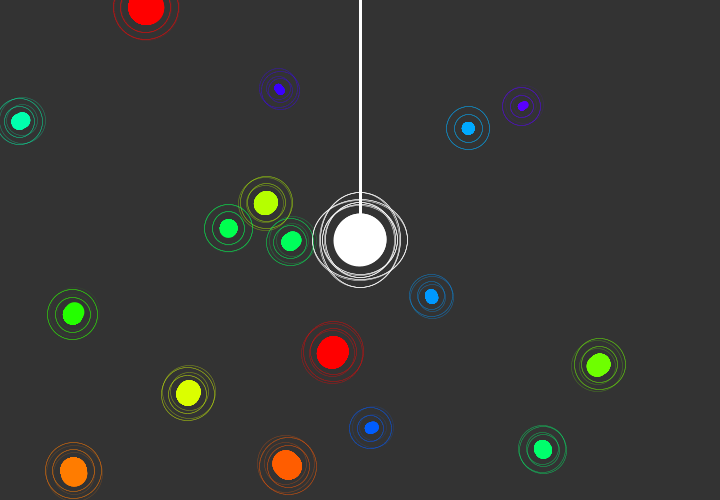
Frame 1 (no input)
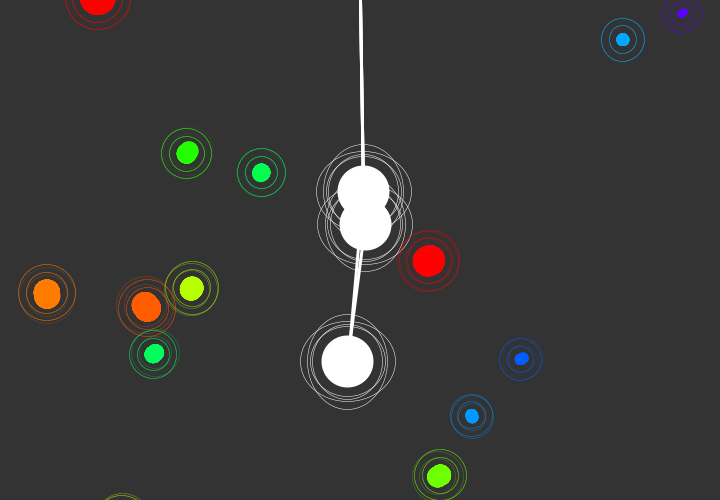
Frame 60 (the mouse pressed at the canvas centre just before this capture)
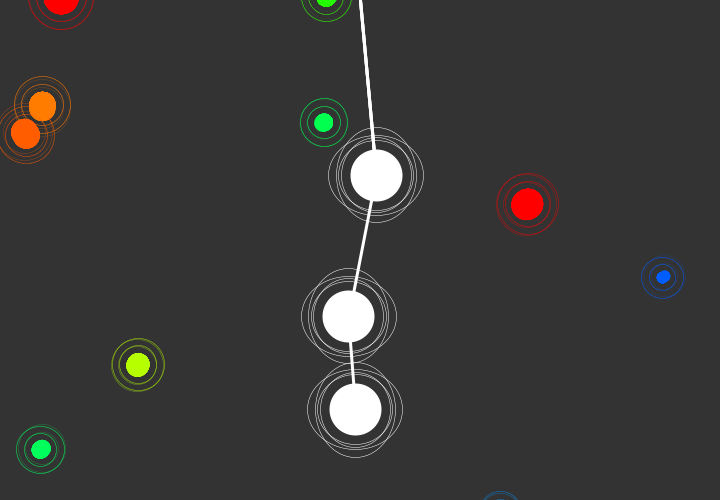
Frame 120 (the mouse held since frame 60 and released just before this capture)

The Processing sketch that drew these frames (run headless with seeded random() and noise(); from frame 60 on, the mouse is pressed at the canvas centre):

// Processing sketch: week8
// ── week8.pde
//Sprint / Pendulum inspired by Daniel Shiffman Nature of Code Chapter 3

float frequency = 0.5;
ArrayList<Circle> circles = new ArrayList<Circle>();
PVector origin;
Mover b;
Mover d;
Mover e;
float restLength;
float restLength2;
float restLength3;

void setup() {
  size(720, 500);
  noStroke();
  colorMode(HSB, 1);
  restLength = 200;
  restLength2 = 100;
  restLength3 = 50;
  origin = new PVector (width/2, 0);
  b = new Mover (width/2, 240);
  d = new Mover(b.pos.x, b.pos.y);
  e = new Mover(d.pos.x, d.pos.y);

  for (int i = 0; i < 20; i++) {
    boolean overlapping = false;
    Circle circle = new Circle(i);
    for (int j = 0; j < circles.size(); j++) {
      Circle other = circles.get(j);
      float d = dist(circle.pos.x, circle.pos.y, other.pos.x, other.pos.y);
      if (d < circle.r + other.r) {
        overlapping = true;
        break;
      }
    }

    if (!overlapping) {
      circles.add(circle);
    }
  }
}

void draw() {
  background(0, 0, 0.2);


  PVector spring = PVector.sub(b.pos, origin);
  float currentLength = spring.mag();
  spring.normalize();
  float k = 0.05;
  float stretch = currentLength - restLength;
  spring.mult(-k * stretch);  
  b.applyForce(spring);
  PVector gravity = new PVector(0, 0.2);
  PVector pen = new PVector (0.1, 0);
  b.applyForce(pen);
  b.applyForce(gravity);
  b.update();
  b.display();


  stroke(1);
  strokeWeight(3);
  line(b.pos.x, b.pos.y, d.pos.x, d.pos.y);
  PVector spring2 = PVector.sub(d.pos, b.pos);
  float currentLength2 = spring2.mag();
  spring2.normalize();
  float k2 = 0.05;
  float stretch2 = currentLength2 - restLength2;
  spring2.mult(-k2 * stretch2);  
  d.applyForce(spring2);
  PVector gravity2 = new PVector(0, 0.2);
  PVector pen2 = new PVector (-0.1, 0);
  d.applyForce(pen2);
  d.applyForce(gravity2);
  d.update();
  d.display();
  
  stroke(1);
  strokeWeight(3);
  line(d.pos.x, d.pos.y, e.pos.x, e.pos.y);
  PVector spring3 = PVector.sub(e.pos, d.pos);
  float currentLength3 = spring3.mag();
  spring3.normalize();
  float k3 = 0.05;
  float stretch3 = currentLength3 - restLength3;
  spring3.mult(-k3 * stretch3);  
  e.applyForce(spring3);
  PVector gravity3 = new PVector(0, 0.2);
  PVector pen3 = new PVector (0.1, 0);
  e.applyForce(pen3);
  e.applyForce(gravity3);
  e.update();
  e.display();


  for (int i = 0; i < circles.size(); i++) {
    Circle c = circles.get(i);
    PVector force = new PVector(b.pos.x, b.pos.y);
    force.sub(c.pos);
    float d = force.mag();
    if (d < (c.r/2)+(b.mass)) {
      force.normalize();
      force.mult(-2);
      c.applyForce(force);
    } else {
      force.normalize();
      force.mult(0.05);
      c.applyForce(force);
    }
  }

  for (Circle c : circles) {
    c. update();
    c.display();
  }
}

// ── Circle.pde
class Circle {
  PVector pos;
  PVector vel;
  PVector acc;     
  float mass;
  float r;

  Circle(int i) {
    pos = new PVector (random(width), random(height));
    vel = new PVector (random (-3, 3), random(-3, 3));
    acc = new PVector (0, 0);
    r = noise(i*frequency, 10)*50;
    mass = random(5,15);
  }

  void update() {
    vel.add(acc);
    pos.add(vel);
    acc.mult(0);
  }

  void display() {
    for (int i = 0; i < circles.size(); i++) {
      noStroke();
      float h = map(circles.get(i).r, 0, 20, 1, 0.3);
      float s = 1;
      float b = 1;
      fill(h, s, b);
      ellipse(circles.get(i).pos.x, circles.get(i).pos.y, circles.get(i).r, circles.get(i).r);
      noFill();
      stroke(h,s,b,0.1);
      strokeWeight(0.5);
      ellipse(circles.get(i).pos.x, circles.get(i).pos.y, circles.get(i).r+15, circles.get(i).r+15);
      ellipse(circles.get(i).pos.x, circles.get(i).pos.y, circles.get(i).r+30, circles.get(i).r+30);
    }
  }

  void applyForce(PVector force) {
    PVector f = PVector.div(force, mass);
    acc.add(f);
  }
}

// ── Mover.pde
class Mover { 
  PVector pos;
  PVector vel;
  PVector acc;
  float mass = 50;


  // Arbitrary damping to simulate friction / drag 
  float damping = 1;

  // Constructor
  Mover(float x, float y) {
    pos = new PVector(x, y);
    vel = new PVector(0, 0);
    acc = new PVector(0, 0);
  } 

  // Standard Euler integration
  void update() { 
    vel.add(acc);
    vel.mult(damping);
    pos.add(vel);
    acc.mult(0);
  }

  // Newton's law: F = M * A
  void applyForce(PVector force) {
    PVector f = PVector.div(force, mass);
    acc.add(f);
  }
  void display() { 
    stroke(1);
    strokeWeight(2);
    fill(1);
    ellipse(pos.x, pos.y, mass, mass);

    stroke(1);
    strokeWeight(0.5);
    noFill();
    ellipse(pos.x, pos.y, mass + 25, mass + 20);
    ellipse(pos.x, pos.y, mass + 20, mass + 25);
    ellipse(pos.x, pos.y, mass + 45, mass + 30);
    ellipse(pos.x, pos.y, mass + 30, mass + 45);


    stroke(1);
    strokeWeight(3);
    line(origin.x, origin.y, b.pos.x, b.pos.y);
  }
}
